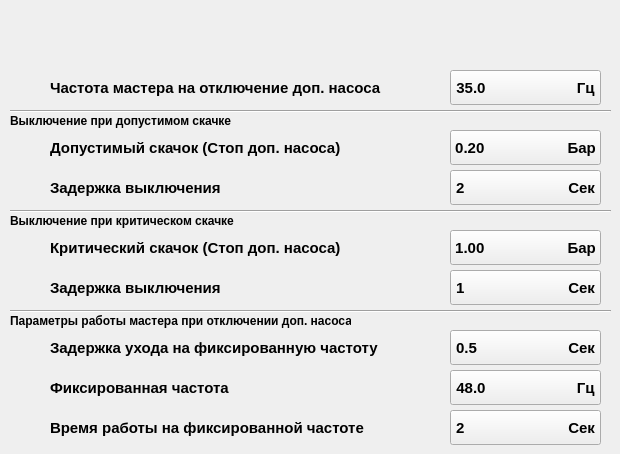
     <widget class="QWidget" name="Settings_Station_Settings_Turn_Off_Extra_Pumps_page">
      <widget class="Line" name="station_settings_turn_off_extra_pumps_line_1">
       <property name="geometry">
        <rect>
         <x>10</x>
         <y>110</y>
         <width>601</width>
         <height>2</height>
        </rect>
       </property>
       <property name="frameShadow">
        <enum>QFrame::Sunken</enum>
       </property>
       <property name="orientation">
        <enum>Qt::Horizontal</enum>
       </property>
      </widget>
      <widget class="Line" name="station_settings_turn_off_extra_pumps_line_2">
       <property name="geometry">
        <rect>
         <x>10</x>
         <y>210</y>
         <width>601</width>
         <height>2</height>
        </rect>
       </property>
       <property name="frameShadow">
        <enum>QFrame::Sunken</enum>
       </property>
       <property name="orientation">
        <enum>Qt::Horizontal</enum>
       </property>
      </widget>
      <widget class="Line" name="station_settings_turn_off_extra_pumps_line_3">
       <property name="geometry">
        <rect>
         <x>10</x>
         <y>310</y>
         <width>601</width>
         <height>2</height>
        </rect>
       </property>
       <property name="frameShadow">
        <enum>QFrame::Sunken</enum>
       </property>
       <property name="orientation">
        <enum>Qt::Horizontal</enum>
       </property>
      </widget>
      <widget class="QLabel" name="station_settings_turn_off_extra_pumps_icon_label_1_1">
       <property name="geometry">
        <rect>
         <x>10</x>
         <y>70</y>
         <width>40</width>
         <height>35</height>
        </rect>
       </property>
       <property name="text">
        <string/>
       </property>
      </widget>
      <widget class="QLabel" name="label_157">
       <property name="geometry">
        <rect>
         <x>50</x>
         <y>70</y>
         <width>331</width>
         <height>35</height>
        </rect>
       </property>
       <property name="font">
        <font>
         <family>Arial</family>
         <pointsize>11</pointsize>
         <weight>75</weight>
         <bold>true</bold>
        </font>
       </property>
       <property name="text">
        <string>Частота мастера на отключение доп. насоса</string>
       </property>
      </widget>
      <widget class="QLabel" name="label_158">
       <property name="geometry">
        <rect>
         <x>10</x>
         <y>110</y>
         <width>231</width>
         <height>21</height>
        </rect>
       </property>
       <property name="font">
        <font>
         <family>Arial</family>
         <pointsize>9</pointsize>
         <weight>75</weight>
         <bold>true</bold>
        </font>
       </property>
       <property name="text">
        <string>Выключение при допустимом скачке</string>
       </property>
      </widget>
      <widget class="QLabel" name="label_159">
       <property name="geometry">
        <rect>
         <x>10</x>
         <y>210</y>
         <width>241</width>
         <height>21</height>
        </rect>
       </property>
       <property name="font">
        <font>
         <family>Arial</family>
         <pointsize>9</pointsize>
         <weight>75</weight>
         <bold>true</bold>
        </font>
       </property>
       <property name="text">
        <string>Выключение при критическом скачке</string>
       </property>
      </widget>
      <widget class="QLabel" name="label_160">
       <property name="geometry">
        <rect>
         <x>10</x>
         <y>310</y>
         <width>341</width>
         <height>21</height>
        </rect>
       </property>
       <property name="font">
        <font>
         <family>Arial</family>
         <pointsize>9</pointsize>
         <weight>75</weight>
         <bold>true</bold>
        </font>
       </property>
       <property name="text">
        <string>Параметры работы мастера при отключении доп. насоса</string>
       </property>
      </widget>
      <widget class="QLabel" name="label_161">
       <property name="geometry">
        <rect>
         <x>50</x>
         <y>270</y>
         <width>261</width>
         <height>35</height>
        </rect>
       </property>
       <property name="font">
        <font>
         <family>Arial</family>
         <pointsize>11</pointsize>
         <weight>75</weight>
         <bold>true</bold>
        </font>
       </property>
       <property name="text">
        <string>Задержка выключения</string>
       </property>
      </widget>
      <widget class="QLabel" name="station_settings_turn_off_extra_pumps_icon_label_3_2">
       <property name="geometry">
        <rect>
         <x>10</x>
         <y>270</y>
         <width>40</width>
         <height>35</height>
        </rect>
       </property>
       <property name="text">
        <string/>
       </property>
      </widget>
      <widget class="QLabel" name="label_163">
       <property name="geometry">
        <rect>
         <x>50</x>
         <y>230</y>
         <width>331</width>
         <height>35</height>
        </rect>
       </property>
       <property name="font">
        <font>
         <family>Arial</family>
         <pointsize>11</pointsize>
         <weight>75</weight>
         <bold>true</bold>
        </font>
       </property>
       <property name="text">
        <string>Критический скачок (Стоп доп. насоса)</string>
       </property>
      </widget>
      <widget class="QLabel" name="station_settings_turn_off_extra_pumps_icon_label_4">
       <property name="geometry">
        <rect>
         <x>10</x>
         <y>230</y>
         <width>40</width>
         <height>35</height>
        </rect>
       </property>
       <property name="text">
        <string/>
       </property>
      </widget>
      <widget class="QLabel" name="shield_43_label">
       <property name="geometry">
        <rect>
         <x>410</x>
         <y>230</y>
         <width>40</width>
         <height>35</height>
        </rect>
       </property>
       <property name="text">
        <string/>
       </property>
      </widget>
      <widget class="QPushButton" name="station_settings_turn_off_extra_pumps_critical_jump_13CriticalOverpressure_pushButton">
       <property name="geometry">
        <rect>
         <x>450</x>
         <y>230</y>
         <width>151</width>
         <height>35</height>
        </rect>
       </property>
       <property name="font">
        <font>
         <family>Arial</family>
         <pointsize>11</pointsize>
         <weight>75</weight>
         <bold>true</bold>
        </font>
       </property>
       <property name="text">
        <string>1.00                    Бар</string>
       </property>
      </widget>
      <widget class="QPushButton" name="station_settings_turn_off_extra_pumps_delay_for_acceptable_jump_13DelayCriticalOverpressure_pushButton">
       <property name="geometry">
        <rect>
         <x>450</x>
         <y>270</y>
         <width>151</width>
         <height>35</height>
        </rect>
       </property>
       <property name="font">
        <font>
         <family>Arial</family>
         <pointsize>11</pointsize>
         <weight>75</weight>
         <bold>true</bold>
        </font>
       </property>
       <property name="text">
        <string>1                         Сек</string>
       </property>
      </widget>
      <widget class="QLabel" name="shield_44_label">
       <property name="geometry">
        <rect>
         <x>410</x>
         <y>270</y>
         <width>40</width>
         <height>35</height>
        </rect>
       </property>
       <property name="text">
        <string/>
       </property>
      </widget>
      <widget class="QLabel" name="shield_45_label">
       <property name="geometry">
        <rect>
         <x>410</x>
         <y>330</y>
         <width>40</width>
         <height>35</height>
        </rect>
       </property>
       <property name="text">
        <string/>
       </property>
      </widget>
      <widget class="QPushButton" name="station_settings_turn_off_extra_pumps_delay_for_leaving_to_fixed_frequency_13DelayFixedFrequencyStopPump_pushButton">
       <property name="geometry">
        <rect>
         <x>450</x>
         <y>330</y>
         <width>151</width>
         <height>35</height>
        </rect>
       </property>
       <property name="font">
        <font>
         <family>Arial</family>
         <pointsize>11</pointsize>
         <weight>75</weight>
         <bold>true</bold>
        </font>
       </property>
       <property name="text">
        <string>0.5                      Сек</string>
       </property>
      </widget>
      <widget class="QPushButton" name="station_settings_turn_off_extra_pumps_operating_time_at_fixed_frequency_13FixedFrequencyTimeStopPump_pushButton">
       <property name="geometry">
        <rect>
         <x>450</x>
         <y>410</y>
         <width>151</width>
         <height>35</height>
        </rect>
       </property>
       <property name="font">
        <font>
         <family>Arial</family>
         <pointsize>11</pointsize>
         <weight>75</weight>
         <bold>true</bold>
        </font>
       </property>
       <property name="text">
        <string>2                         Сек</string>
       </property>
      </widget>
      <widget class="QPushButton" name="station_settings_turn_off_extra_pumps_fixed_frequency_13FixedFrequencyPumpStop_pushButton">
       <property name="geometry">
        <rect>
         <x>450</x>
         <y>370</y>
         <width>151</width>
         <height>35</height>
        </rect>
       </property>
       <property name="font">
        <font>
         <family>Arial</family>
         <pointsize>11</pointsize>
         <weight>75</weight>
         <bold>true</bold>
        </font>
       </property>
       <property name="text">
        <string>48.0                      Гц</string>
       </property>
      </widget>
      <widget class="QLabel" name="shield_46_label">
       <property name="geometry">
        <rect>
         <x>410</x>
         <y>370</y>
         <width>40</width>
         <height>35</height>
        </rect>
       </property>
       <property name="text">
        <string/>
       </property>
      </widget>
      <widget class="QLabel" name="shield_47_label">
       <property name="geometry">
        <rect>
         <x>410</x>
         <y>410</y>
         <width>40</width>
         <height>35</height>
        </rect>
       </property>
       <property name="text">
        <string/>
       </property>
      </widget>
      <widget class="QLabel" name="shield_42_label">
       <property name="geometry">
        <rect>
         <x>410</x>
         <y>170</y>
         <width>40</width>
         <height>35</height>
        </rect>
       </property>
       <property name="text">
        <string/>
       </property>
      </widget>
      <widget class="QLabel" name="shield_41_label">
       <property name="geometry">
        <rect>
         <x>410</x>
         <y>130</y>
         <width>40</width>
         <height>35</height>
        </rect>
       </property>
       <property name="text">
        <string/>
       </property>
      </widget>
      <widget class="QLabel" name="shield_40_label">
       <property name="geometry">
        <rect>
         <x>410</x>
         <y>70</y>
         <width>40</width>
         <height>35</height>
        </rect>
       </property>
       <property name="text">
        <string/>
       </property>
      </widget>
      <widget class="QPushButton" name="station_settings_turn_off_extra_pumps_delay_for_critical_jump_13DelayPermissibleOverpressure_pushButton">
       <property name="geometry">
        <rect>
         <x>450</x>
         <y>170</y>
         <width>151</width>
         <height>35</height>
        </rect>
       </property>
       <property name="font">
        <font>
         <family>Arial</family>
         <pointsize>11</pointsize>
         <weight>75</weight>
         <bold>true</bold>
        </font>
       </property>
       <property name="text">
        <string>2                         Сек</string>
       </property>
      </widget>
      <widget class="QPushButton" name="station_settings_turn_off_extra_pumps_acceptable_jump_13PermissibleOverpressure_pushButton">
       <property name="geometry">
        <rect>
         <x>450</x>
         <y>130</y>
         <width>151</width>
         <height>35</height>
        </rect>
       </property>
       <property name="font">
        <font>
         <family>Arial</family>
         <pointsize>11</pointsize>
         <weight>75</weight>
         <bold>true</bold>
        </font>
       </property>
       <property name="text">
        <string>0.20                    Бар</string>
       </property>
      </widget>
      <widget class="QPushButton" name="station_settings_turn_off_extra_pumps_master_frequency_on_extra_pump_shutdown_13FrequencyToTurnOffTheAuxiliaryPump_pushButton">
       <property name="geometry">
        <rect>
         <x>450</x>
         <y>70</y>
         <width>151</width>
         <height>35</height>
        </rect>
       </property>
       <property name="font">
        <font>
         <family>Arial</family>
         <pointsize>11</pointsize>
         <weight>75</weight>
         <bold>true</bold>
        </font>
       </property>
       <property name="text">
        <string>35.0                      Гц</string>
       </property>
      </widget>
      <widget class="QLabel" name="label_165">
       <property name="geometry">
        <rect>
         <x>50</x>
         <y>130</y>
         <width>331</width>
         <height>35</height>
        </rect>
       </property>
       <property name="font">
        <font>
         <family>Arial</family>
         <pointsize>11</pointsize>
         <weight>75</weight>
         <bold>true</bold>
        </font>
       </property>
       <property name="text">
        <string>Допустимый скачок (Стоп доп. насоса)</string>
       </property>
      </widget>
      <widget class="QLabel" name="label_166">
       <property name="geometry">
        <rect>
         <x>50</x>
         <y>170</y>
         <width>261</width>
         <height>35</height>
        </rect>
       </property>
       <property name="font">
        <font>
         <family>Arial</family>
         <pointsize>11</pointsize>
         <weight>75</weight>
         <bold>true</bold>
        </font>
       </property>
       <property name="text">
        <string>Задержка выключения</string>
       </property>
      </widget>
      <widget class="QLabel" name="station_settings_turn_off_extra_pumps_icon_label_3_1">
       <property name="geometry">
        <rect>
         <x>10</x>
         <y>170</y>
         <width>40</width>
         <height>35</height>
        </rect>
       </property>
       <property name="text">
        <string/>
       </property>
      </widget>
      <widget class="QLabel" name="station_settings_turn_off_extra_pumps_icon_label_2">
       <property name="geometry">
        <rect>
         <x>10</x>
         <y>130</y>
         <width>40</width>
         <height>35</height>
        </rect>
       </property>
       <property name="text">
        <string/>
       </property>
      </widget>
      <widget class="QLabel" name="station_settings_turn_off_extra_pumps_icon_label_3_3">
       <property name="geometry">
        <rect>
         <x>10</x>
         <y>330</y>
         <width>40</width>
         <height>35</height>
        </rect>
       </property>
       <property name="text">
        <string/>
       </property>
      </widget>
      <widget class="QLabel" name="station_settings_turn_off_extra_pumps_icon_label_1_2">
       <property name="geometry">
        <rect>
         <x>10</x>
         <y>370</y>
         <width>40</width>
         <height>35</height>
        </rect>
       </property>
       <property name="text">
        <string/>
       </property>
      </widget>
      <widget class="QLabel" name="station_settings_turn_off_extra_pumps_icon_label_5">
       <property name="geometry">
        <rect>
         <x>10</x>
         <y>410</y>
         <width>40</width>
         <height>35</height>
        </rect>
       </property>
       <property name="text">
        <string/>
       </property>
      </widget>
      <widget class="QLabel" name="label_172">
       <property name="geometry">
        <rect>
         <x>50</x>
         <y>330</y>
         <width>331</width>
         <height>35</height>
        </rect>
       </property>
       <property name="font">
        <font>
         <family>Arial</family>
         <pointsize>11</pointsize>
         <weight>75</weight>
         <bold>true</bold>
        </font>
       </property>
       <property name="text">
        <string>Задержка ухода на фиксированную частоту</string>
       </property>
      </widget>
      <widget class="QLabel" name="label_173">
       <property name="geometry">
        <rect>
         <x>50</x>
         <y>370</y>
         <width>261</width>
         <height>35</height>
        </rect>
       </property>
       <property name="font">
        <font>
         <family>Arial</family>
         <pointsize>11</pointsize>
         <weight>75</weight>
         <bold>true</bold>
        </font>
       </property>
       <property name="text">
        <string>Фиксированная частота</string>
       </property>
      </widget>
      <widget class="QLabel" name="label_174">
       <property name="geometry">
        <rect>
         <x>50</x>
         <y>410</y>
         <width>331</width>
         <height>35</height>
        </rect>
       </property>
       <property name="font">
        <font>
         <family>Arial</family>
         <pointsize>11</pointsize>
         <weight>75</weight>
         <bold>true</bold>
        </font>
       </property>
       <property name="text">
        <string>Время работы на фиксированной частоте</string>
       </property>
      </widget>
     </widget>
